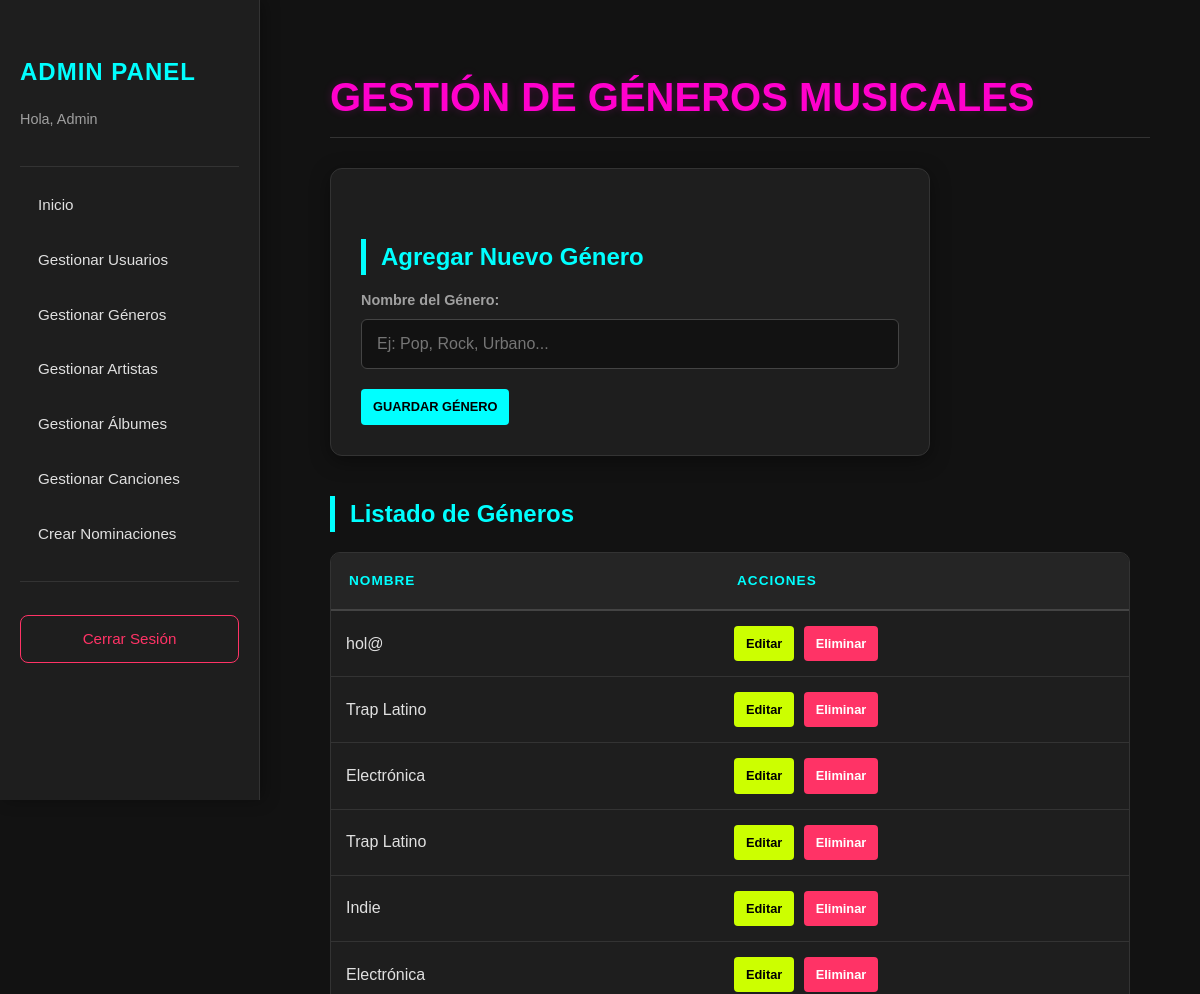
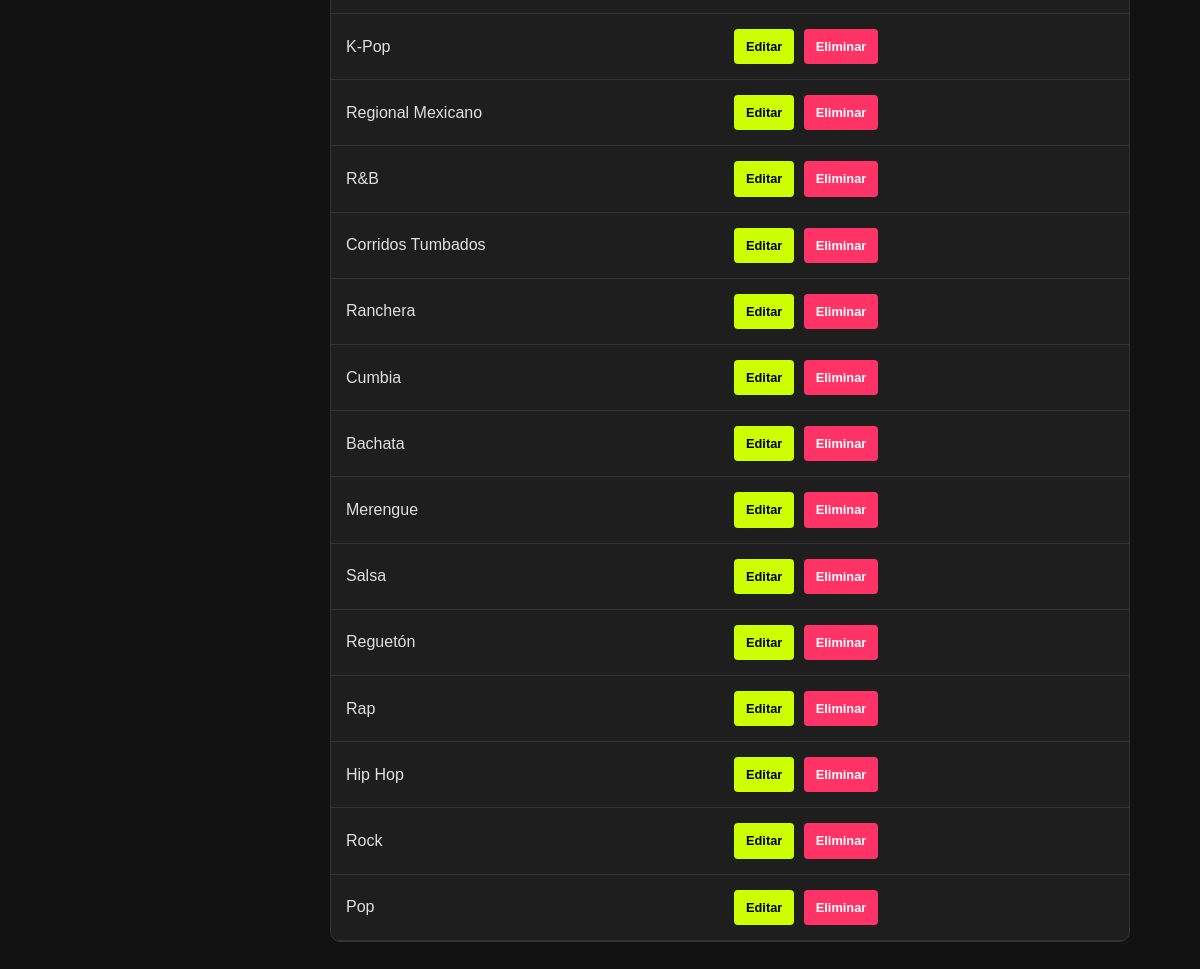
Page /app/views/panel/generos.php (signed in) on the committed database (2 pictures, top to bottom).
### tables this page shows
CREATE TABLE IF NOT EXISTS `generos` (
  `id_genero` int NOT NULL AUTO_INCREMENT,
  `estatus_genero` tinyint NOT NULL,
  `nombre_genero` varchar(50) NOT NULL,
  PRIMARY KEY (`id_genero`)
);

### app/views/panel/generos.php (the view, shortened to what this page needs)
<?php
require_once '../../../config/conexion-bd.php';
$genero_editar = null;
$stmt_lista = $conexion->prepare("SELECT * FROM generos WHERE estatus_genero = 1 ORDER BY id_genero DESC");
$stmt_lista->execute();
$lista_generos = $stmt_lista->fetchAll(PDO::FETCH_ASSOC);
?>
<!DOCTYPE html>
<html lang="es">
<head>
    <link rel="stylesheet" href="<?php echo HOST; ?>recursos/assets/css/reset.css">
    <link rel="stylesheet" href="<?php echo HOST; ?>recursos/assets/css/root.css">
    <link rel="stylesheet" href="<?php echo HOST; ?>recursos/assets/css/menu-lateral.css">
    <link rel="stylesheet" href="<?php echo HOST; ?>recursos/assets/css/generos.css">
</head>
<body>
    <?php include '../../../recursos/recursos_panel/menu_lateral.php'; ?>
    <main>
        <h1>Gestión de Géneros Musicales</h1>
        <div class="formulario-caja">
            <h3><?php echo $genero_editar ? 'Editar Género' : 'Agregar Nuevo Género'; ?></h3>
            <form action="../../backend/panel/acc_generos.php" method="POST">
                <label>Nombre del Género:</label>
                <input type="text" name="nombre" required
                       value="<?php echo $genero_editar ? $genero_editar['nombre_genero'] : ''; ?>"
                       placeholder="Ej: Pop, Rock, Urbano...">
                <button type="submit" class="btn btn-guardar">
                    <?php echo $genero_editar ? 'Actualizar Género' : 'Guardar Género'; ?>
                </button>
            </form>
        </div>
        <h3>Listado de Géneros</h3>
        <table>
            <thead>
                <tr>
                    <th>Nombre</th>
                    <th>Acciones</th>
                </tr>
            </thead>
            <tbody>
                <?php foreach ($lista_generos as $g): ?>
                <tr>
                    <td><?php echo $g['nombre_genero']; ?></td>
                    <td>
                        <a href="generos.php?editar_id=<?php echo $g['id_genero']; ?>" class="btn btn-editar">Editar</a>
                        <a href="../../backend/panel/acc_generos.php?accion=borrar&id=<?php echo $g['id_genero']; ?>"
                           class="btn btn-borrar"
                           onclick="return confirm('¿Seguro que deseas eliminar este género?');">
                           Eliminar
                        </a>
                    </td>
                </tr>
                <?php endforeach; ?>
            </tbody>
        </table>
    </main>
</body>
</html>

### recursos/assets/css/root.css (style rules this page uses)
:root { --bg-color: #050505; --neon-pink: #FF00CC; --neon-lime: #CCFF00; --neon-cyan: #00FFFF; --neon-violet: #9D00FF; --text-color: #FFFFFF; --text-muted: #E0E0E0; --admin-bg: #121212; --panel-bg: #1E1E1E; --text-primary: #E0E0E0; --text-secondary: #A0A0A0; --table-border: #333333; --btn-create: #00FFFF; --text-on-create: #000000; --btn-edit: #CCFF00; --text-on-edit: #000000; --btn-delete: #FF3366; --text-on-delete: #FFFFFF; --msg-success: #00E676; --msg-error: #FF1744; --gradient-mtv: linear-gradient(135deg, var(--neon-pink) 0%, var(--neon-violet) 100%); }

### recursos/assets/css/generos.css (style rules this page uses)
body { background-color: var(--admin-bg); color: var(--text-primary); min-height: 100vh; }
main { margin-left: 280px; padding: 40px 50px; width: calc(100% - 280px); min-height: 100vh; background-color: var(--admin-bg); }
main h1 { color: var(--neon-pink); font-size: 2.5rem; margin-bottom: 30px; text-transform: uppercase; font-weight: 800; text-shadow: 0 0 10px rgba(255, 0, 204, 0.2); border-bottom: 1px solid #333; padding-bottom: 10px; }
main h3 { color: var(--btn-create); margin-top: 40px; margin-bottom: 15px; font-size: 1.5rem; border-left: 5px solid var(--btn-create); padding-left: 15px; }
.formulario-caja { background-color: var(--panel-bg); padding: 30px; border-radius: 12px; border: 1px solid var(--table-border); max-width: 600px; box-shadow: 0 5px 20px rgba(0,0,0,0.4); }
.formulario-caja label { display: block; color: var(--text-secondary); font-size: 0.9rem; margin-bottom: 8px; margin-top: 10px; font-weight: 600; }
.formulario-caja input[type="text"] { width: 100%; background-color: var(--admin-bg); border: 1px solid #444; color: white; padding: 12px 15px; border-radius: 6px; font-size: 1rem; outline: none; transition: all 0.3s ease; }
.btn-guardar { background-color: var(--btn-create); color: #000; border: none; padding: 12px 25px; margin-top: 20px; font-weight: bold; text-transform: uppercase; border-radius: 6px; cursor: pointer; transition: transform 0.2s, box-shadow 0.2s; }
table { width: 100%; max-width: 800px; border-collapse: separate; border-spacing: 0; background-color: var(--panel-bg); border-radius: 10px; overflow: hidden; margin-top: 20px; margin-bottom: 50px; border: 1px solid var(--table-border); }
thead { background-color: #252525; }
th { padding: 18px; text-align: left; color: var(--neon-cyan); font-size: 0.85rem; text-transform: uppercase; letter-spacing: 1px; border-bottom: 2px solid #444; }
td { padding: 15px; border-bottom: 1px solid #333; color: var(--text-primary); vertical-align: middle; }
.btn { text-decoration: none; padding: 8px 12px; border-radius: 4px; font-size: 0.8rem; font-weight: bold; display: inline-block; margin-right: 5px; transition: opacity 0.2s; }
.btn-editar { background-color: var(--btn-edit); color: #000; }
.btn-borrar { background-color: var(--btn-delete); color: white; }

### rows in the picture
generos: nombre_genero "hol@"
generos: nombre_genero "Trap Latino"
generos: nombre_genero "Electrónica"
generos: nombre_genero "Trap Latino"
generos: nombre_genero "Indie"
generos: nombre_genero "Electrónica"
generos: nombre_genero "K-Pop"
generos: nombre_genero "Regional Mexicano"
generos: nombre_genero "R&B"
generos: nombre_genero "Corridos Tumbados"
generos: nombre_genero "Ranchera"
generos: nombre_genero "Cumbia"
generos: nombre_genero "Bachata"
generos: nombre_genero "Merengue"
generos: nombre_genero "Salsa"
generos: nombre_genero "Reguetón"
generos: nombre_genero "Rap"
generos: nombre_genero "Hip Hop"
generos: nombre_genero "Rock"
generos: nombre_genero "Pop"

### other values in the picture
$_SESSION['nombre'] "Admin"
